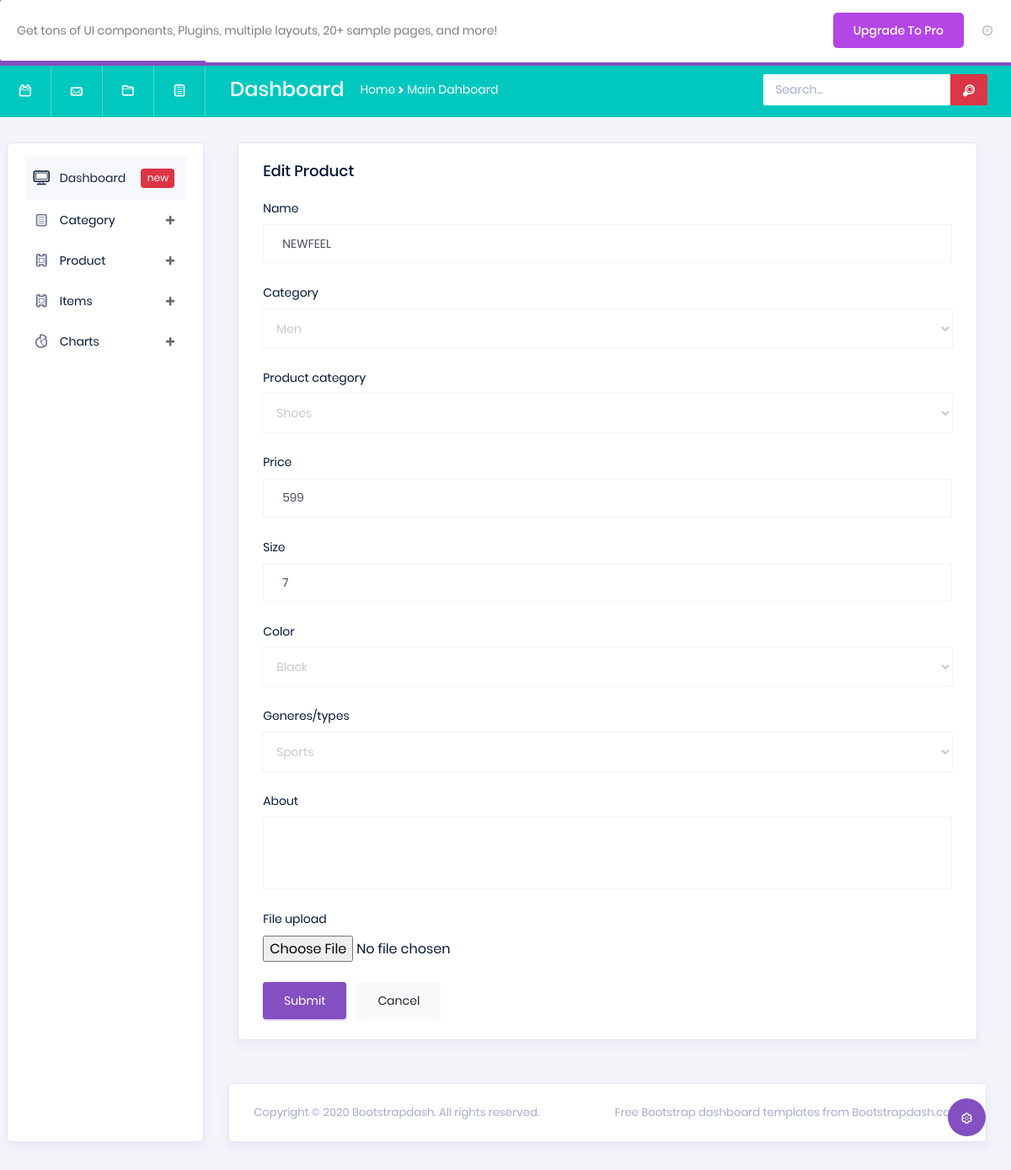
Screenshot of /shopapp/edititems/8/ with the database file from the repository.
### shopapp/models.py (models this page shows)
class itemDB(models.Model):
    Namee = models.CharField(max_length=100, null=True, blank=True)
    Categorynamee = models.CharField(max_length=100, null=True, blank=True)
    productname = models.CharField(max_length=100, null=True, blank=True)
    Pricee = models.CharField(max_length=100, null=True, blank=True)
    Sizee = models.CharField(max_length=100, null=True, blank=True)
    Colorr = models.CharField(max_length=100, null=True, blank=True)
    Typee = models.CharField(max_length=100, null=True, blank=True)
    Aboutt = models.CharField(max_length=100, null=True, blank=True)
    Imagee = models.ImageField(upload_to="profile", null=True, blank=True)

### shopapp/views.py (the view)
# urls.py: path('edititems/<dataid>/',views.edititems,name='edititems'),
def edititems(req,dataid):
    data=itemDB.objects.get(id=dataid)
    bata=CategoryDB.objects.all()
    sata=productDB.objects.all()
    print(data)
    return render(req,"02edititems.html",{'data':data,"bata":bata,'sata':sata})

### shopapp/templates/02edititems.html (shortened to what this page needs)
<!DOCTYPE html>
{% extends 'homepage.html' %}
{% block content %}
<html lang="en">
<head>
</head>
<body>
<div class="col-12 grid-margin stretch-card">
              <div class="card">
                <div class="card-body">
                  <h4 class="card-title">Edit Product</h4>
                  <form class="forms-sample" action="{% url 'updateitem' dataid=data.id %}" method="post" enctype="multipart/form-data">
                    <div class="form-group">
                      <label for="exampleInputName1">Name</label>
                      <input type="text" class="form-control" id="exampleInputName1" placeholder="Name" name="name" value="{{data.Namee}}">
                    </div>
                    <div class="form-group">
                      <label for="exampleSelectGender">Category</label>
                        <select class="form-control" id="exampleSelectGender" name="category" value="{{data.Categorynamee}}">
                          {% for d in bata %}
                          <option>{{d.Categoryname}}</option>
                          {% endfor %}
                        </select>
                      </div>
                    <div class="form-group">
                      <label for="exampleSelectGender">Product category</label>
                        <select class="form-control" id="exampleSelectGender" name="category" value="{{data.Categorynamee}}">
                          {% for d in sata %}
                          <option>{{d.Name}}</option>
                          {% endfor %}
                        </select>
                      </div>
                    <div class="form-group">
                      <label>Price</label>
                      <input type="number" class="form-control" placeholder="amount" name="price" value="{{data.Pricee}}">
                    </div>
                    <div class="form-group">
                      <label>Size</label>
                      <input type="number" class="form-control" placeholder="size" name="size" value="{{data.Sizee}}">
                    </div>
                    <div class="form-group">
                      <label for="exampleSelectGender">Color</label>
                        <select class="form-control" id="exampleSelectGender2" name="color" value="{{data.Colorr}}">
                          <option>Black</option>
                        </select>
                      </div>
                    <div class="form-group">
                      <label for="exampleSelectGender">Generes/types</label>
                        <select class="form-control" id="exampleSelectGender4" name="genretype" value="{{data.Typee}}">
                          <option>Sports</option>
                        </select>
                      </div>
                    <div class="form-group">
                      <label for="exampleTextarea1">About</label>
                      <textarea class="form-control" id="exampleTextarea1" rows="4" name="about" value="{{data.Aboutt}}"></textarea>
                    </div>
                    <div class="form-group">
                      <label>File upload</label><br>
                      <input type="file" name="image">
                    </div>
                    <button type="submit" class="btn btn-primary mr-2">Submit</button>
                    <button class="btn btn-light">Cancel</button>
                  </form>
                </div>
              </div>
            </div>
</body>
</html>
{% endblock %}

### rows the page displays
itemDB: name "NEWFEEL", price "599", size "7", color "Black", genretype "Sports"

### other values shown
form field category "Men"
form field category "Shoes"
